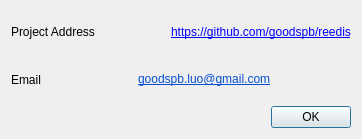
<?xml version="1.0" encoding="UTF-8"?>
<ui version="4.0">
 <class>ContactDialog</class>
 <widget class="QDialog" name="ContactDialog">
  <property name="geometry">
   <rect>
    <x>0</x>
    <y>0</y>
    <width>362</width>
    <height>139</height>
   </rect>
  </property>
  <property name="windowTitle">
   <string>Contact</string>
  </property>
  <layout class="QVBoxLayout" name="verticalLayout">
   <item>
    <layout class="QHBoxLayout" name="horizontalLayout">
     <item>
      <widget class="QLabel" name="label_2">
       <property name="text">
        <string>Project Address</string>
       </property>
      </widget>
     </item>
     <item>
      <widget class="QLabel" name="label">
       <property name="text">
        <string>&lt;a href='https://github.com/goodspb/reedis'&gt;https://github.com/goodspb/reedis&lt;/a&gt;</string>
       </property>
      </widget>
     </item>
    </layout>
   </item>
   <item>
    <layout class="QHBoxLayout" name="horizontalLayout_2" stretch="4,7">
     <item>
      <widget class="QLabel" name="label_3">
       <property name="text">
        <string>Email</string>
       </property>
      </widget>
     </item>
     <item>
      <widget class="QLabel" name="label_4">
       <property name="text">
        <string>&lt;html&gt;&lt;head/&gt;&lt;body&gt;&lt;p&gt;&lt;a href=&quot;mailto:goodspb.luo@gmail.com&quot;&gt;&lt;span style=&quot; text-decoration: underline; color:#094fd1;&quot;&gt;goodspb.luo@gmail.com&lt;/span&gt;&lt;/a&gt;&lt;/p&gt;&lt;/body&gt;&lt;/html&gt;</string>
       </property>
      </widget>
     </item>
    </layout>
   </item>
   <item>
    <widget class="QDialogButtonBox" name="buttonBox">
     <property name="orientation">
      <enum>Qt::Horizontal</enum>
     </property>
     <property name="standardButtons">
      <set>QDialogButtonBox::Ok</set>
     </property>
    </widget>
   </item>
  </layout>
 </widget>
 <resources/>
 <connections>
  <connection>
   <sender>buttonBox</sender>
   <signal>accepted()</signal>
   <receiver>ContactDialog</receiver>
   <slot>accept()</slot>
   <hints>
    <hint type="sourcelabel">
     <x>248</x>
     <y>254</y>
    </hint>
    <hint type="destinationlabel">
     <x>157</x>
     <y>274</y>
    </hint>
   </hints>
  </connection>
  <connection>
   <sender>buttonBox</sender>
   <signal>rejected()</signal>
   <receiver>ContactDialog</receiver>
   <slot>reject()</slot>
   <hints>
    <hint type="sourcelabel">
     <x>316</x>
     <y>260</y>
    </hint>
    <hint type="destinationlabel">
     <x>286</x>
     <y>274</y>
    </hint>
   </hints>
  </connection>
 </connections>
</ui>
